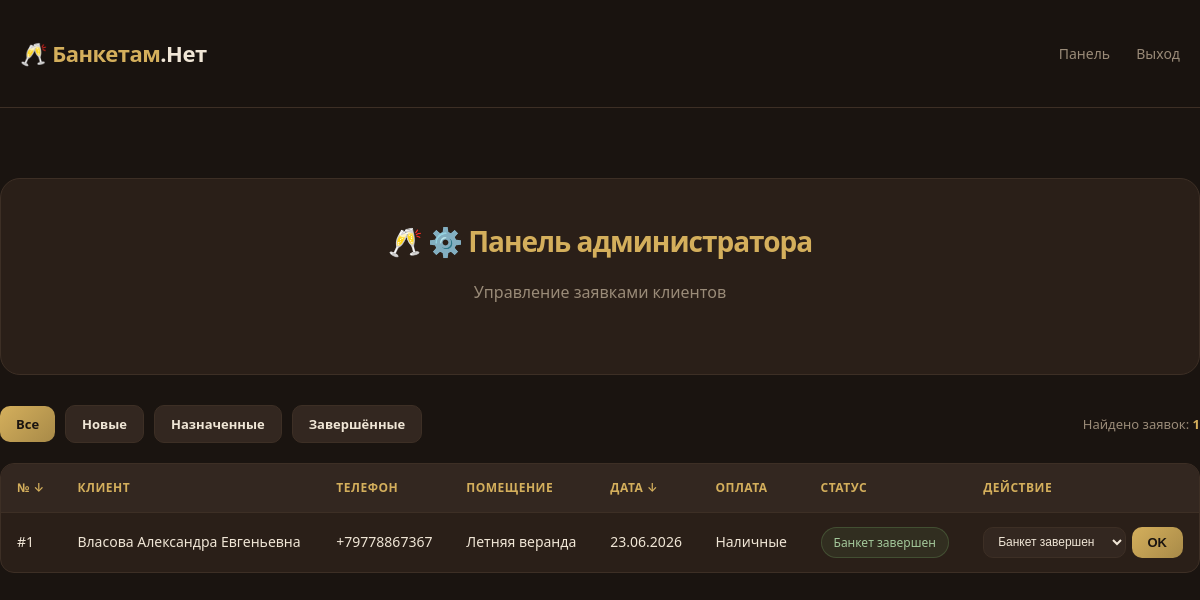
/admin.php (signed in), run on an earlier commit of the app's database.
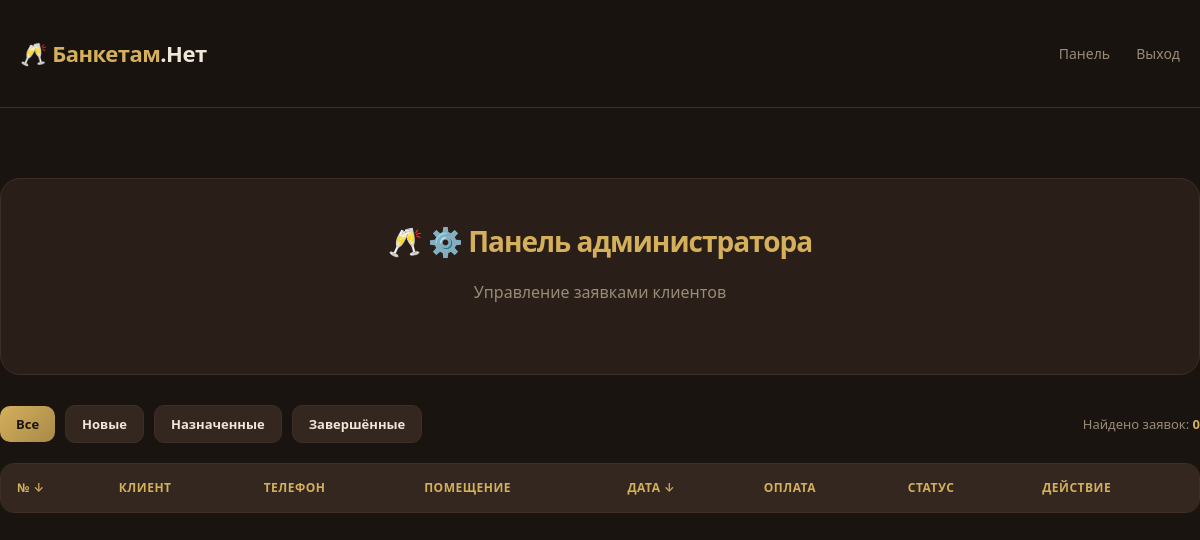
And on a later commit of the database.
### tables this page shows
CREATE TABLE bookings (
    id INT AUTO_INCREMENT PRIMARY KEY,
    user_id INT NOT NULL,
    room_id INT NOT NULL,
    payment_id INT NOT NULL,
    banquet_date DATE NOT NULL,
    status ENUM('Новая','Банкет назначен','Банкет завершен') DEFAULT 'Новая',
    created_at TIMESTAMP DEFAULT CURRENT_TIMESTAMP,
    FOREIGN KEY (user_id) REFERENCES users(id) ON DELETE CASCADE,
    FOREIGN KEY (room_id) REFERENCES rooms(id),
    FOREIGN KEY (payment_id) REFERENCES payment_methods(id)
);

CREATE TABLE users (
    id INT AUTO_INCREMENT PRIMARY KEY,
    login VARCHAR(50) UNIQUE NOT NULL,
    password VARCHAR(255) NOT NULL,
    fio VARCHAR(150) NOT NULL,
    phone VARCHAR(20) NOT NULL,
    email VARCHAR(100) NOT NULL,
    created_at TIMESTAMP DEFAULT CURRENT_TIMESTAMP
);

CREATE TABLE rooms (
    id INT AUTO_INCREMENT PRIMARY KEY,
    name VARCHAR(100) NOT NULL,
    description TEXT,
    image VARCHAR(255)
);

CREATE TABLE payment_methods (
    id INT AUTO_INCREMENT PRIMARY KEY,
    name VARCHAR(50) NOT NULL
);

### admin.php (the view, shortened to what this page needs)
<?php
require 'config/db.php';
$filter=$_GET['filter']??'';
$sort=$_GET['sort']??'created_at';
$page=max(1,(int)($_GET['page']??1));
$perPage=8; $offset=($page-1)*$perPage;
$where=''; $params=[];
$total=$pdo->prepare("SELECT COUNT(*) FROM bookings b $where");
$total->execute($params);
$totalCount=$total->fetchColumn();
$sql="SELECT b.*, u.fio, u.phone, r.name room_name, p.name pay_name
      FROM bookings b
      JOIN users u ON u.id=b.user_id
      JOIN rooms r ON r.id=b.room_id
      JOIN payment_methods p ON p.id=b.payment_id
      $where ORDER BY b.$sort DESC LIMIT $perPage OFFSET $offset";
$stmt=$pdo->prepare($sql);
$stmt->execute($params);
$bookings=$stmt->fetchAll();
$title='Админ-панель'; include 'includes/header.php';
?>
<section class="hero" style="padding:40px 30px;">
  <h1 style="font-size:28px;">⚙️ Панель администратора</h1>
  <p>Управление заявками клиентов</p>
</section>
<div class="toolbar">
  <a href="admin.php" class="btn btn-small <?= !$filter?'':'btn-secondary' ?>">Все</a>
  <a href="admin.php?filter=Новая" class="btn btn-small <?= $filter==='Новая'?'':'btn-secondary' ?>">Новые</a>
  <a href="admin.php?filter=Банкет+назначен" class="btn btn-small <?= $filter==='Банкет назначен'?'':'btn-secondary' ?>">Назначенные</a>
  <a href="admin.php?filter=Банкет+завершен" class="btn btn-small <?= $filter==='Банкет завершен'?'':'btn-secondary' ?>">Завершённые</a>
  <span class="toolbar-info">Найдено заявок: <strong style="color:var(--gold);"><?= $totalCount ?></strong></span>
</div>
<div class="table-wrap">
<table>
<tr>
  <th><a href="?sort=id<?= $filter?'&filter='.urlencode($filter):'' ?>">№ ↓</a></th>
  <th>Клиент</th><th>Телефон</th><th>Помещение</th>
  <th><a href="?sort=banquet_date<?= $filter?'&filter='.urlencode($filter):'' ?>">Дата ↓</a></th>
  <th>Оплата</th><th>Статус</th><th>Действие</th>
</tr>
<?php foreach($bookings as $b):
    $cls=['Новая'=>'status-new','Банкет назначен'=>'status-assigned','Банкет завершен'=>'status-done'][$b['status']];
?>
<tr>
  <td>#<?= $b['id'] ?></td>
  <td><?= htmlspecialchars($b['fio']) ?></td>
  <td><?= htmlspecialchars($b['phone']) ?></td>
  <td><?= htmlspecialchars($b['room_name']) ?></td>
  <td><?= date('d.m.Y',strtotime($b['banquet_date'])) ?></td>
  <td><?= htmlspecialchars($b['pay_name']) ?></td>
  <td><span class="status <?= $cls ?>"><?= $b['status'] ?></span></td>
  <td>
    <form method="post" style="display:flex;gap:6px;">
      <select name="status" style="padding:6px 10px;font-size:12px;">
        <option <?= $b['status']==='Банкет завершен'?'selected':'' ?>>Банкет завершен</option>
      </select>
      <button name="change_status" class="btn btn-small">OK</button>
    </form>
  </td>
</tr>
<?php endforeach; ?>
</table>
</div>

### includes/header.php (shortened to what this page needs)
<!DOCTYPE html>
<html lang="ru">
<head>
<link rel="stylesheet" href="/banketam-net/assets/css/style.css">
</head>
<body>
<header>
  <div class="container">
    <a href="/banketam-net/index.php" class="logo">Банкетам<span>.Нет</span></a>
    <nav>
      <?php if (!empty($_SESSION['user_id'])): ?>
        <a href="/banketam-net/cabinet.php">Личный кабинет</a>
        <a href="/banketam-net/booking.php">Оформить заявку</a>
        <a href="/banketam-net/logout.php">Выход</a>
      <?php elseif (!empty($_SESSION['admin'])): ?>
        <a href="/banketam-net/admin.php">Панель</a>
        <a href="/banketam-net/admin_logout.php">Выход</a>
      <?php else: ?>
        <a href="/banketam-net/login.php">Вход</a>
        <a href="/banketam-net/register.php">Регистрация</a>
        <a href="/banketam-net/admin_login.php">Админ</a>
      <?php endif; ?>
    </nav>
  </div>
</header>
<main class="container"></main>

### assets/css/style.css (style rules this page uses)
* { margin:0; padding:0; box-sizing:border-box; }
:root { --bg-dark: #1a1410; --bg-card: #2a1f18; --bg-elevated: #332720; --gold: #d4af5c; --gold-bright: #e8c574; --gold-dim: #a88a48; --text: #f0e6d6; --text-muted: #9a8b78; --border: #3d2f25; --danger: #c0573e; --success: #6b9b5e; }
body { font-family: 'Segoe UI', -apple-system, sans-serif; background: var(--bg-dark); color: var(--text); line-height: 1.6; min-height: 100vh; }
.container { max-width: 1200px; margin: 0 auto; padding: 20px; }
header { background: rgba(26,20,16,0.95); backdrop-filter: blur(10px); border-bottom: 1px solid var(--border); padding: 16px 0; position: sticky; top: 0; z-index: 100; }
header .container { display: flex; justify-content: space-between; align-items: center; }
.logo { font-size: 22px; font-weight: 700; color: var(--gold); text-decoration: none; letter-spacing: -0.5px; }
.logo::before { content:"🥂 "; }
.logo span { color: var(--text); }
nav a { margin-left: 22px; text-decoration: none; color: var(--text-muted); font-size: 14px; transition: color .2s; font-weight: 500; }
.hero { background: var(--bg-card); border: 1px solid var(--border); border-radius: 20px; padding: 60px 30px; text-align: center; margin: 30px 0; }
.hero h1 { font-size: 42px; font-weight: 700; color: var(--gold); margin-bottom: 16px; letter-spacing: -1px; }
.hero h1::before { content:"🥂 "; }
.hero p { font-size: 16px; color: var(--text-muted); margin-bottom: 28px; }
.btn { display: inline-flex; align-items: center; justify-content: center; gap: 8px; width: 100%; padding: 14px 24px; background: linear-gradient(135deg, var(--gold) 0%, var(--gold-dim) 100%); color: #1a1410; border: none; border-radius: 10px; font-size: 15px; font-weight: 600; cursor: pointer; transition: all .2s; text-decoration: none; text-align: center; }
.btn-secondary { background: var(--bg-elevated); color: var(--text); border: 1px solid var(--border); }
.btn-small { width: auto; padding: 8px 16px; font-size: 13px; }
.table-wrap { background: var(--bg-card); border: 1px solid var(--border); border-radius: 14px; overflow: hidden; overflow-x: auto; }
table { width: 100%; border-collapse: collapse; }
th, td { padding: 14px 16px; text-align: left; font-size: 14px; }
th { background: var(--bg-elevated); color: var(--gold); font-weight: 600; font-size: 12px; text-transform: uppercase; letter-spacing: 0.5px; }
th a { color: var(--gold); text-decoration: none; }
tr { border-bottom: 1px solid var(--border); }
tr:last-child { border-bottom: none; }
.toolbar { display: flex; gap: 10px; flex-wrap: wrap; margin-bottom: 20px; align-items: center; }
.toolbar-info { margin-left: auto; color: var(--text-muted); font-size: 13px; }
input, select { width: 100%; padding: 12px 14px; background: var(--bg-elevated); border: 1px solid var(--border); border-radius: 10px; color: var(--text); font-size: 14px; transition: all .2s; }
select option { background: var(--bg-elevated); color: var(--text); }
.status { display: inline-block; padding: 5px 12px; border-radius: 20px; font-size: 12px; font-weight: 500; border: 1px solid; }
.status-done { background: rgba(107,155,94,0.12); color: #a3c89a; border-color: rgba(107,155,94,0.3); }

What changed in the data, as far as the page shows it:
removed bookings: id "1", user.fio "Власова Александра Евгеньевна", user.phone "+79778867367", room.name "Летняя веранда", banquet_date "23.06.2026", payment.name "Наличные", status "Банкет завершен"
Also different on the page:
$totalCount: "1" → "0"
